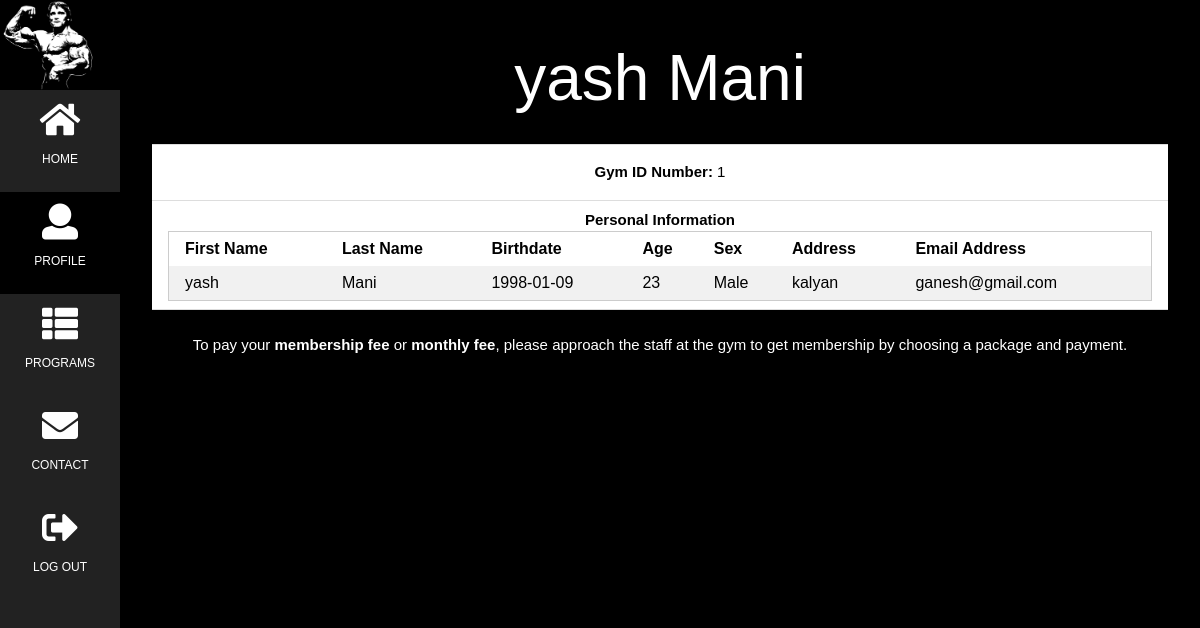
/user.php (signed in), run on the app's committed database.
### tables this page shows
CREATE TABLE `member` (
  `member_id` int(11) NOT NULL,
  `member_fname` varchar(100) NOT NULL,
  `member_lname` varchar(100) NOT NULL,
  `member_password` varchar(100) NOT NULL,
  `member_bdate` date NOT NULL,
  `member_age` int(11) NOT NULL,
  `member_sex` enum('Male','Female') NOT NULL,
  `member_address` varchar(200) NOT NULL,
  `member_email` varchar(100) NOT NULL
);

### user.php (the view, shortened to what this page needs)
<?php
   require("connect.php");
   $catch = $_SESSION['email'];
   $query = "SELECT * from member WHERE member_email='$catch'";
   $ret = mysqli_query($conn, $query);
   while($row = mysqli_fetch_assoc($ret)){
       $gymid = $row['member_id'];
       $fname = $row['member_fname'];
       $lname = $row['member_lname'];
       $bdate = $row['member_bdate'];
       $age = $row['member_age'];
       $sex = $row['member_sex'];
       $address = $row['member_address'];
       $email = $row['member_email'];
   }
   ?>
    <html>
    <head>
        <link href="css/w3.css" rel="stylesheet">
        <link href="fonts/Montserrat-Regular.otf" rel="stylesheet">
        <link href="css/fontawesome-all.min.css" rel="stylesheet">
    </head>
    <body class="w3-black">
        <nav class="w3-sidebar w3-bar-block w3-small w3-center">
            <img style="width:100%" src="images/ArnoldGym.jpg">
            <a class="w3-bar-item w3-button w3-padding-large w3-hover-black" href="home.php">
                <i class="fa fa-home w3-xxlarge"></i>
                <p>HOME</p>
            </a>
            <a class="w3-bar-item w3-button w3-padding-large w3-black" href="user.php">
                <i class="fa fa-user w3-xxlarge"></i>
                <p>PROFILE</p>
            </a>
            <a class="w3-bar-item w3-button w3-padding-large w3-hover-black" href="program.php">
                <i class="fa fa-th-list w3-xxlarge"></i>
                <p>PROGRAMS</p>
            </a>
            <a class="w3-bar-item w3-button w3-padding-large w3-hover-black" href="contact.php">
                <i class="fa fa-envelope w3-xxlarge"></i>
                <p>CONTACT</p>
            </a>
            <a class="w3-bar-item w3-button w3-padding-large w3-hover-black" onclick="document.getElementById('logout').style.display='block';">
                <i class="fa fa-sign-out-alt w3-xxlarge"></i>
                <p>LOG OUT</p>
            </a>
        </nav>
        <div class="w3-padding-large" id="main">
            <div class="w3-row-padding">
                <div class="w3-margin-bottom">
                    <ul class="w3-ul w3-white w3-center">
                        <li class="w3-black w3-large">
                            <h1 class="w3-jumbo"><?php echo($fname." ".$lname) ?></h1>
                        </li>
                        <li class="w3-padding-16"><strong>Gym ID Number: </strong>
                            <?php echo($gymid) ?>
                        </li>
                        <li>
                            <b>Personal Information</b>
                            <table class="w3-table w3-striped w3-border" style="color:black">
                                <tr>
                                    <th>First Name</th>
                                    <th>Last Name</th>
                                    <th>Birthdate</th>
                                    <th>Age</th>
                                    <th>Sex</th>
                                    <th>Address</th>
                                    <th>Email Address</th>
                                </tr>
                                <tr>
                                    <td>
                                        <?php echo($fname) ?>
                                    </td>
                                    <td>
                                        <?php echo($lname) ?>
                                    </td>
                                    <td>
                                        <?php echo($bdate) ?>
                                    </td>
                                    <td>
                                        <?php echo($age) ?>
                                    </td>
                                    <td>
                                        <?php echo($sex) ?>
                                    </td>
                                    <td>
                                        <?php echo($address) ?>
                                    </td>
                                    <td>
                                        <?php echo($email) ?>
                                    </td>
                                </tr>
                            </table>
                        </li>
                        <li class="w3-black w3-padding-24">
                            To pay your <strong>membership fee</strong> or <strong>monthly fee</strong>, please approach the staff at the gym to get membership by choosing a package and payment.
                        </li>
                    </ul>
                </div>
            </div>
        </div>
    </body>
    </html>

### css/w3.css (style rules this page uses)
*,*:before,*:after { box-sizing:inherit }
html { -ms-text-size-adjust:100%;-webkit-text-size-adjust:100% }
body { margin:0 }
article,aside,details,figcaption,figure,footer,header,main,menu,nav,section,summary { display:block }
a { background-color:transparent;-webkit-text-decoration-skip:objects }
img { border-style:none }
html,body { font-family:Verdana,sans-serif;font-size:15px;line-height:1.5 }
html { overflow-x:hidden }
h1 { font-size:36px }
h1,h2,h3,h4,h5,h6 { font-family:"Segoe UI",Arial,sans-serif;font-weight:400;margin:10px 0 }
img { vertical-align:middle }
a { color:inherit }
.w3-table,.w3-table-all { border-collapse:collapse;border-spacing:0;width:100%;display:table }
.w3-striped tbody tr:nth-child(even) { background-color:#f1f1f1 }
.w3-table td,.w3-table th,.w3-table-all td,.w3-table-all th { padding:8px 8px;display:table-cell;text-align:left;vertical-align:top }
.w3-table th:first-child,.w3-table td:first-child,.w3-table-all th:first-child,.w3-table-all td:first-child { padding-left:16px }
.w3-btn,.w3-button { border:none;display:inline-block;padding:8px 16px;vertical-align:middle;overflow:hidden;text-decoration:none;color:inherit;background-color:inherit;text-align:center;cursor:pointer;white-space:nowrap }
.w3-btn,.w3-button { -webkit-touch-callout:none;-webkit-user-select:none;-khtml-user-select:none;-moz-user-select:none;-ms-user-select:none;user-select:none }
.w3-ul { list-style-type:none;padding:0;margin:0 }
.w3-ul li { padding:8px 16px;border-bottom:1px solid #ddd }
.w3-ul li:last-child { border-bottom:none }
.w3-sidebar { height:100%;width:200px;background-color:#fff;position:fixed!important;z-index:1;overflow:auto }
.w3-main,#main { transition:margin-left .4s }
.w3-bar-block .w3-bar-item { width:100%;display:block;padding:8px 16px;text-align:left;border:none;white-space:normal;float:none }
.w3-bar-block.w3-center .w3-bar-item { text-align:center }
.w3-container:after,.w3-container:before,.w3-panel:after,.w3-panel:before,.w3-row:after,.w3-row:before,.w3-row-padding:after,.w3-row-padding:before, .w3-cell-row:before,.w3-cell-row:after,.w3-clear:after,.w3-clear:before,.w3-bar:before,.w3-bar:after { content:"";display:table;clear:both }
.w3-row-padding,.w3-row-padding>.w3-half,.w3-row-padding>.w3-third,.w3-row-padding>.w3-twothird,.w3-row-padding>.w3-threequarter,.w3-row-padding>.w3-quarter,.w3-row-padding>.w3-col { padding:0 8px }
.w3-small { font-size:12px!important }
.w3-large { font-size:18px!important }
.w3-xxlarge { font-size:36px!important }
.w3-jumbo { font-size:64px!important }
.w3-center { text-align:center!important }
.w3-border { border:1px solid #ccc!important }
.w3-margin-bottom { margin-bottom:16px!important }
.w3-padding-large { padding:12px 24px!important }
.w3-padding-16 { padding-top:16px!important;padding-bottom:16px!important }
.w3-padding-24 { padding-top:24px!important;padding-bottom:24px!important }
.w3-white,.w3-hover-white:hover { color:#000!important;background-color:#fff!important }
.w3-black,.w3-hover-black:hover { color:#fff!important;background-color:#000!important }

### user.php (style rules this page uses)
body, h1, h2, h3, h4, h5, h6 { font-family: "Montserrat", sans-serif }
.w3-sidebar { width: 120px; background: #222; }
#main { margin-left: 120px }

### data on the page
member: member_fname "yash", member_lname "Mani", member_id "1", member_bdate "1998-01-09", member_age "23", member_sex "Male", member_address "kalyan", member_email "ganesh@gmail.com"
